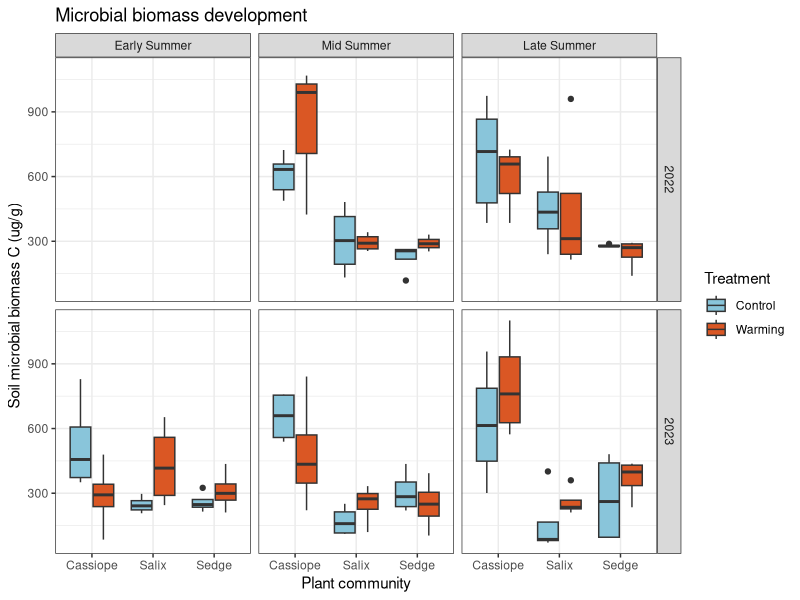
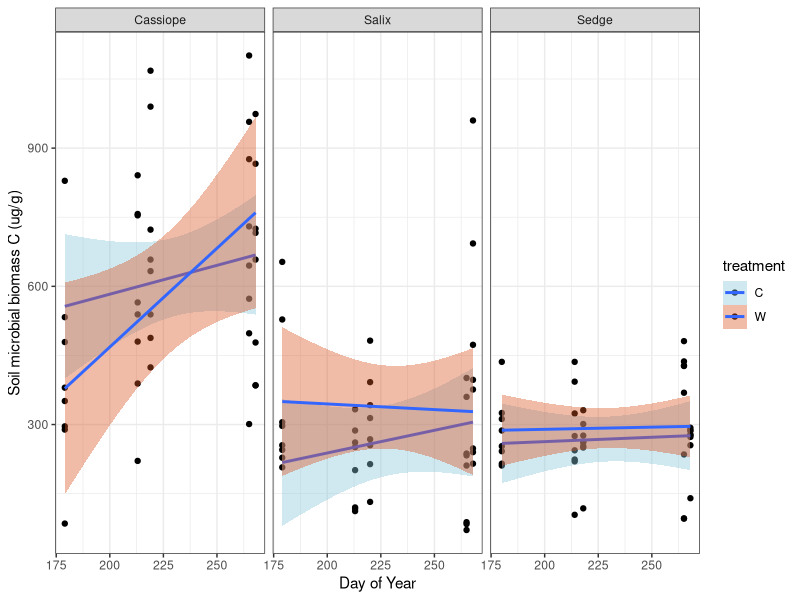
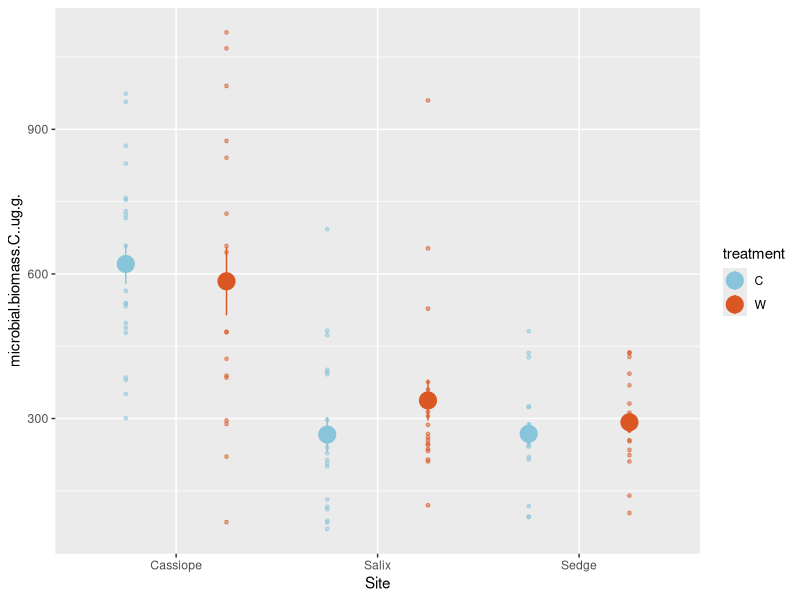
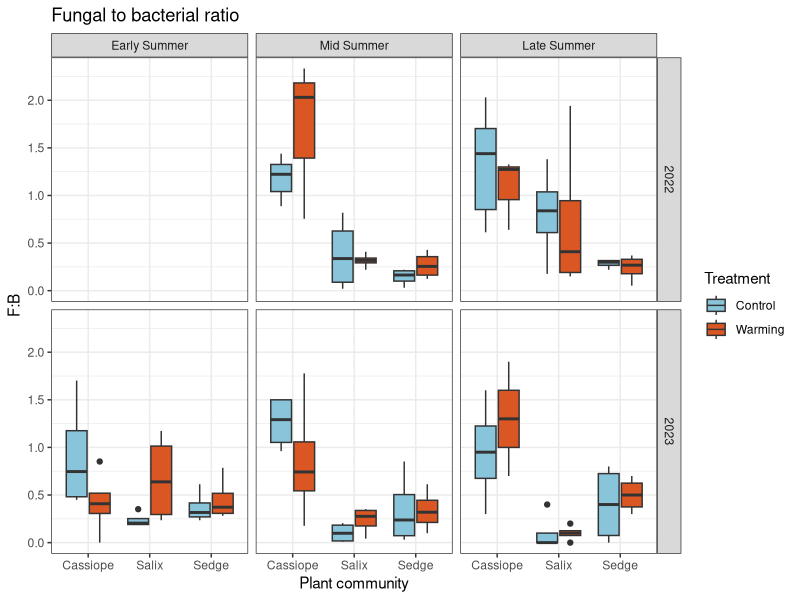
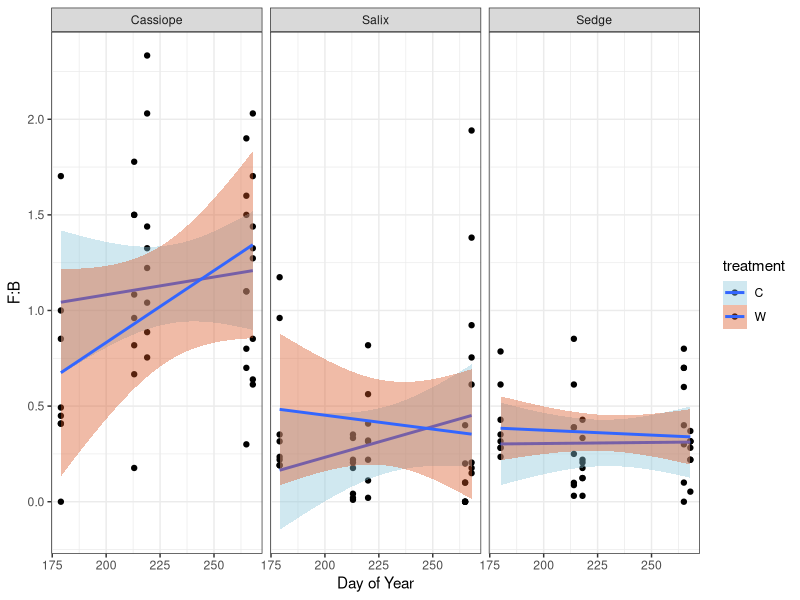
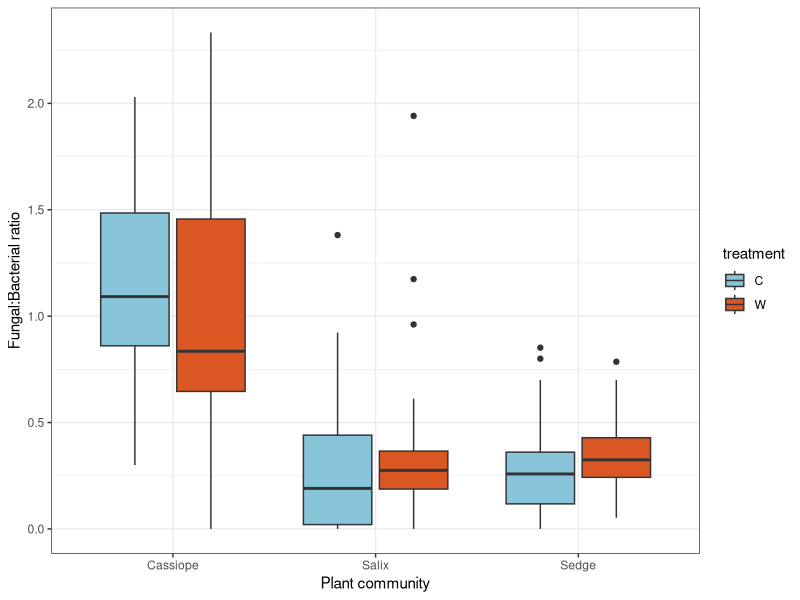
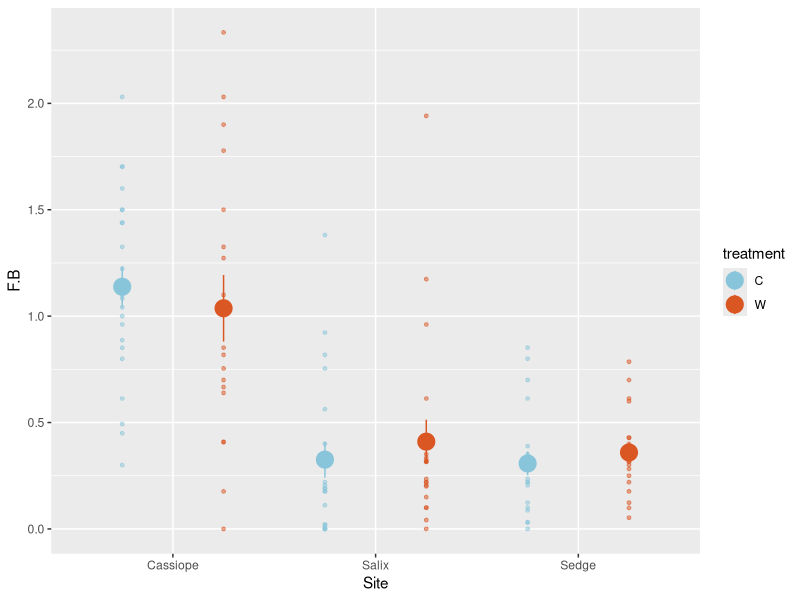
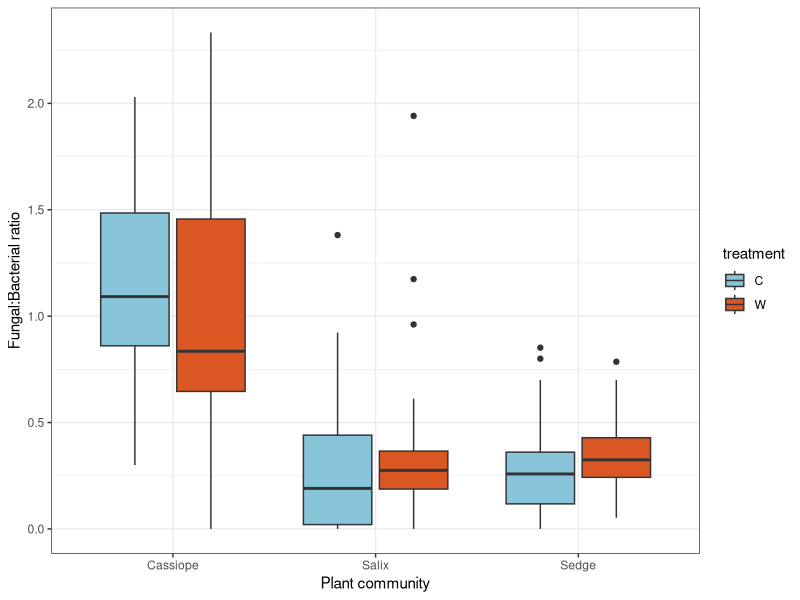

Source code (R) for these figures, in order: (Note: this script raises an error after producing the figures.)
library(ggplot2)
library(tidyr)
library(dplyr)
library(tidyverse)
library(lubridate)
library(lme4)
library(lmerTest)

dat<-read.csv("Microbiometer_analysis/Microbiometer_Data_complete.csv")
dat<-rename(dat, treatment=treatment..W.C.)
str(dat)

#make pre/post flood 
dat$plot<-as.numeric(dat$Plot)
unique(dat$Date)

dat$year <- lubridate::year(dat$Date)
dat$doy <- lubridate::yday(dat$Date)


#S1= first sampling S2= second sampling
dat<-group_by(dat, year)%>%
  mutate(., Season=case_when(doy<200 ~ "Early Summer",
                             doy>240 ~ "Late Summer",
                             TRUE ~"Mid Summer"))

  #mutate(dat, doy=yday(Date))%>%
 # mutate(time=if_else(doy<250, "S1", "S2"))%>%
  #      mutate(., flood=case_when(plot<7 ~"flood",
   #                            TRUE~ "no flood"))

#dat<-mutate(dat, time=fct_relevel(time, "pre", "post"))

#trying to organize the seasons 
dat$Season_o <- factor(dat$Season, levels=c("Early Summer", "Mid Summer", "Late Summer"))

#Mic biomass by treatment 
# may want to log these? for normal distribution?
            ggplot(dat, aes(x=Site, y=microbial.biomass.C..ug.g., fill=treatment))+
              geom_boxplot(aes(fill=treatment))+
             ylab("Soil microbial biomass C (ug/g)")+ theme_bw() + xlab("Plant community") +
              facet_grid(year~.+ Season_o) +
              labs(title = "Microbial biomass development", fill= "Treatment") +
              scale_fill_manual(values=c( "#89C5DA", "#DA5724"),name = "Treatment",  labels = c("Control", "Warming")) 
              #scale_fill_discrete(name = "Treatment",  labels = c("Control", "Warming") ) 
            
            ggplot(dat, aes(x=doy, y=microbial.biomass.C..ug.g., fill=treatment))+
              geom_point(aes(fill=treatment))+
              geom_smooth(method="lm")+
              facet_wrap(~Site)+
              ylab("Soil microbial biomass C (ug/g)")+ theme_bw() + xlab("Day of Year") +
              scale_fill_manual(values=c( "#89C5DA", "#DA5724")) #+
              #facet_wrap(~Season + year)
            
            ggplot(dat, aes(x=Site, y=microbial.biomass.C..ug.g.))+
              geom_jitter(mapping = aes(x=Site, y=microbial.biomass.C..ug.g., colour=treatment), 
                          size=1, alpha=0.5, position=position_dodge(width=1))+
              geom_pointrange(mapping = aes(x=Site, y=microbial.biomass.C..ug.g., colour=treatment),
                              stat = "summary", position=position_dodge(width=1), size=1.2)+
              scale_color_manual(values=c( "#89C5DA", "#DA5724")) 
            
#F:B by treatment             
            ggplot(dat, aes(x=Site, y=F.B, fill=treatment))+
              geom_boxplot(aes(fill=treatment))+
              ylab("F:B")+ theme_bw() + xlab("Plant community") +
              facet_grid(year~.+ Season_o) +
              labs(title = "Fungal to bacterial ratio", fill= "Treatment") +
              scale_fill_manual(values=c( "#89C5DA", "#DA5724"),name = "Treatment",labels = c("Control", "Warming"))
              #scale_color_manual(aesthetics = "#89C5DA", "#DA5724") #+
              #facet_wrap(~Season + year)
            
            ggplot(dat, aes(x=doy, y=F.B, fill=treatment))+
              geom_point(aes(fill=treatment))+
              geom_smooth(method="lm")+
              facet_wrap(~Site)+
              ylab("F:B")+ theme_bw() + xlab("Day of Year") +
              scale_fill_manual(values=c( "#89C5DA", "#DA5724")) #+
            #facet_wrap(~Season + year)
            
             ggplot(dat, aes(x=Site, y=F.B, fill=treatment))+
            geom_boxplot(aes(fill=treatment))+
              ylab("Fungal:Bacterial ratio")+ theme_bw() + xlab("Plant community")+
              scale_fill_manual(values=c( "#89C5DA", "#DA5724")) 
            
            ggplot(dat, aes(x=Site, y=F.B))+
            geom_jitter(mapping = aes(x=Site, y=F.B, colour=treatment), 
                        size=1, alpha=0.5, position=position_dodge(width=1))+
              geom_pointrange(mapping = aes(x=Site, y=F.B, colour=treatment),
                              stat = "summary", position=position_dodge(width=1), size=1.2)+
              scale_color_manual(values=c( "#89C5DA", "#DA5724")) 
            

    ggplot(dat, aes(x=Site, y=F.B, fill=treatment))+
              geom_boxplot(aes(fill=treatment))+
              ylab("Fungal:Bacterial ratio")+ theme_bw() + xlab("Plant community")+
              scale_fill_manual(values=c( "#89C5DA", "#DA5724")) 

#plots for BC PARF talk 
#first trip vs. second trip by treatment     
#MBC
ggplot(dat, aes(x=time, y=microbial.biomass.C..ug.g., fill=treatment))+
      geom_boxplot(aes(fill=treatment))+
      ylab("Soil Microbial biomass C")+ theme_bw() + xlab("Plant community")+
      scale_fill_manual(values=c( "#89C5DA", "#DA5724")) +
      facet_wrap(~Site)
#F:B
ggplot(dat, aes(x=time, y= F.B, fill=treatment))+
  geom_boxplot(aes(fill=treatment))+
  ylab("Fungi:Bacteria")+ theme_bw() + xlab("Plant community")+
  scale_fill_manual(values=c( "#89C5DA", "#DA5724")) +
  facet_wrap(~Site)

#during vs. post flood 
#Subset for flooded plots 
#MBC
ggplot(subset(dat,Site=="Salix"&flood!="no flood"), aes(x=flood, y=microbial.biomass.C..ug.g., fill=treatment))+
  geom_boxplot(aes(fill=treatment))+
  ylab("Soil microbial biomass C (ug/g)")+ theme_bw() + xlab("Plant community")+
  scale_fill_manual(values=c( "#89C5DA", "#DA5724")) +
  facet_wrap(~time)

#F:B
ggplot(subset(dat,Site=="Salix"&flood!="no flood"), aes(x=flood, y=F.B, fill=treatment))+
  geom_boxplot(aes(fill=treatment))+
  ylab("Fungi:Bacteria")+ theme_bw() + xlab("Plant community")+
  scale_fill_manual(values=c( "#89C5DA", "#DA5724")) +
  facet_wrap(~time)

# ANOVAs
# check distribution
hist(dat$microbial.biomass.C..ug.g.)
#Check transformation to normal
hist(log(dat$microbial.biomass.C..ug.g.))

Model1 <- aov(data = dat, formula = log(microbial.biomass.C..ug.g.) ~ treatment*Season*Site)
summary(Model1)
TukeyHSD(Model1)

#look at cass only
Modelcass <- aov(data = subset(dat, Site=="Cassiope"), 
                 formula = log(microbial.biomass.C..ug.g.) ~ treatment*Season*as.factor(year))
summary(Modelcass)
TukeyHSD(Modelcass)

# F:B
#check distribution
hist(dat$F.B)
# transforming the data (cube root)
dat$F.Bcubr <- (dat$F.B^(1/3))
# running the model
ModelFB <- aov(data = dat, formula = F.Bcubr ~ treatment*Season*Site)
summary(ModelFB)   
TukeyHSD(ModelFB)

#Linear model biomass
Linear1 <- lm(data = dat, formula = log(microbial.biomass.C..ug.g.) ~ doy*Site*treatment)
summary(Linear1)
hist(dat$microbial.biomass.C..ug.g.)

#Linear model F:B
Linear2 <- lm(data = dat, formula = F.Bcubr ~ doy*Site*treatment)
summary(Linear2)
